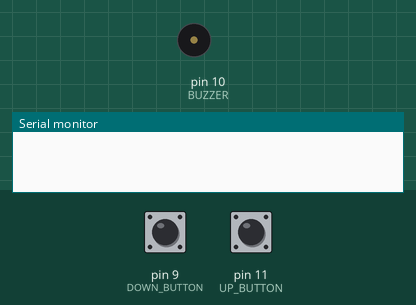
Recording of a sketch running on a simulated Arduino Uno, built with avr-gcc and run on an emulated ATmega328P. Shown: buzzer (waves = sounding), the last lines printed to the serial monitor. The test bench sets the inputs (shaded band); at power-on: pin 9 (DOWN_BUTTON) HIGH, pin 11 (UP_BUTTON) HIGH.

Above: at 1.2 s.
1.3 s: pin 9 (DOWN_BUTTON) pulled LOW for 1 s
At 1.9 s:
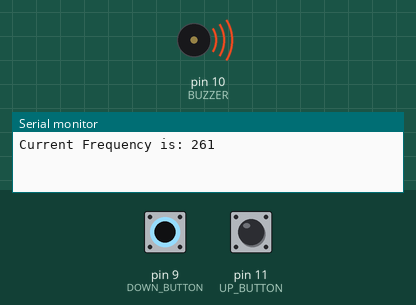
4.3 s: pin 11 (UP_BUTTON) pulled LOW for 3.2 s
At 8.1 s:
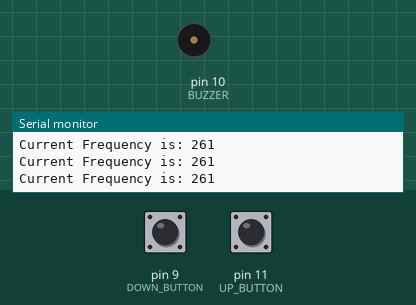
9.0 s: pin 9 (DOWN_BUTTON) pulled LOW for 3.2 s
At 9.2 s:
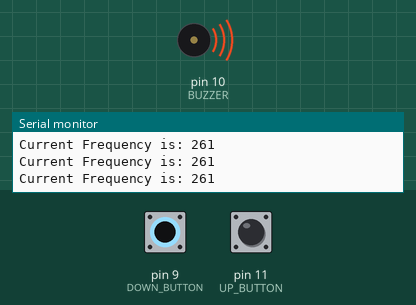
Timing chart, 0 to 13.7 s (numbered marks = the images above; inputs shaded):
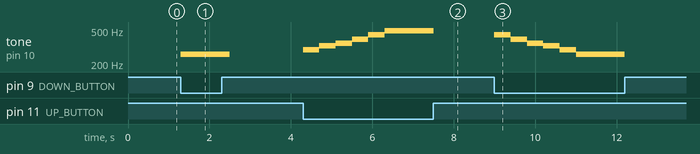

Measured:
- after the input at 1.3 s, tone on pin 10 (BUZZER): silent → 261 Hz at once, → silent 1.2 s later
- after the input at 4.3 s, tone on pin 10 (BUZZER): plays 293 Hz for 0.40 s, 329 Hz for 0.40 s, 349 Hz for 0.40 s, 391 Hz for 0.40 s, 440 Hz for 0.40 s, 493 Hz for 1.2 s, starting at once
- after the input at 9.0 s, tone on pin 10 (BUZZER): plays 440 Hz for 0.40 s, 391 Hz for 0.40 s, 349 Hz for 0.40 s, 329 Hz for 0.40 s, 293 Hz for 0.40 s, 261 Hz for 1.2 s, starting at once

The sketch:

piano.ino
```cpp
const int BUZZER = 10;
const int BEEP_DURATION = 400;
const int UP_BUTTON = 11;
const int DOWN_BUTTON = 9;
const int SERIAL_PORT = 9600;
const int MAX_NOTES_INDEX = 6;

const int C = 261;
const int D = 293;
const int E = 329;
const int F = 349;
const int G = 391;
const int A = 440;
const int B = 493;

int octave[7] = {C, D, E, F, G, A, B};

int currentNoteIndex = 0;
int currentFrequency = octave[currentNoteIndex];

bool isButtonActive(int button);
void beep(int frequency);
void printCurrentFrequency(bool up);
int getCurrentFrequency();
void increaseNote();
void decreaseNote();

void setup() {
  pinMode(BUZZER, OUTPUT);
  pinMode(UP_BUTTON, INPUT_PULLUP);
  pinMode(DOWN_BUTTON, INPUT_PULLUP);
  Serial.begin(SERIAL_PORT);
}

void loop() {
  if(isButtonActive(UP_BUTTON))
  {
    increaseNote();
    beep();
    printCurrentFrequency();
  }
  else if(isButtonActive(DOWN_BUTTON))
  {
    decreaseNote();
    beep();
    printCurrentFrequency();
  }
}

void increaseNote()
{
  if(currentNoteIndex < MAX_NOTES_INDEX)
  {
    currentNoteIndex += 1;
  }
}

void decreaseNote()
{
  if(currentNoteIndex > 0)
  {
    currentNoteIndex -= 1;
  }
}

bool isButtonActive(int button)
{
  return digitalRead(button) == LOW;
}

void beep()
{
  tone(BUZZER, getCurrentFrequency());
  delay(BEEP_DURATION);
  noTone(BUZZER);
}

int getCurrentFrequency()
{
  return octave[currentNoteIndex];
}

void printCurrentFrequency()
{
  Serial.print("Current Frequency is: ");
  Serial.print(currentFrequency);
  Serial.println();
}
```
